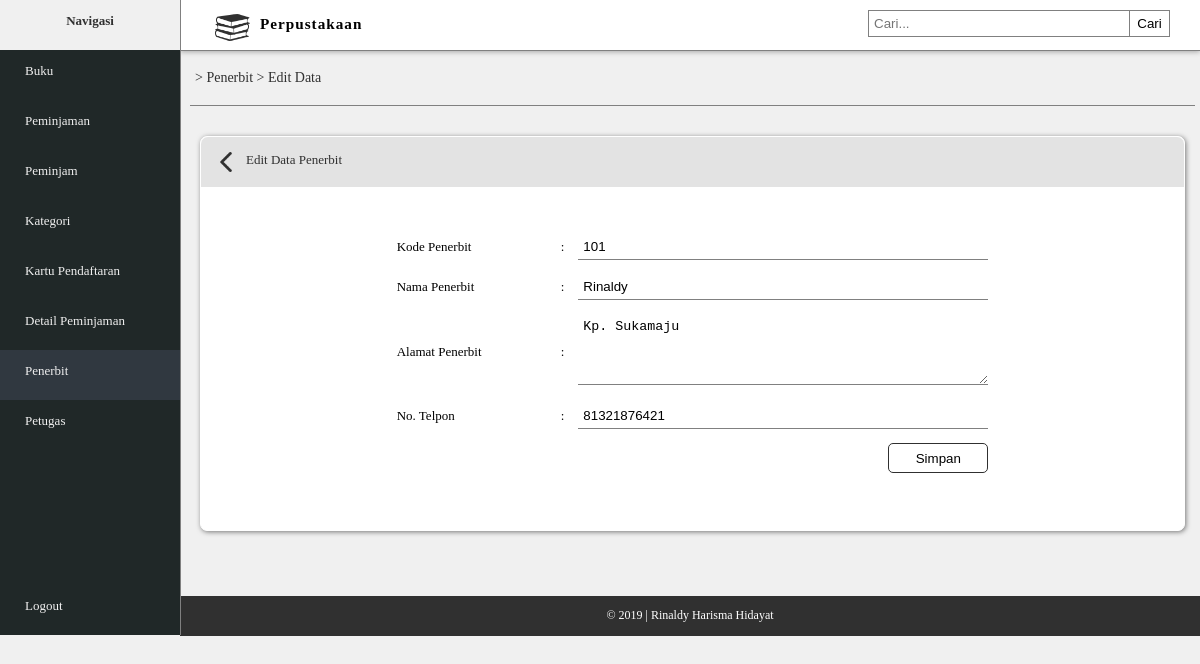
Screenshot of /edit_penerbit.php?edit=101 with the database file from the repository.
### tables this page shows
CREATE TABLE IF NOT EXISTS `penerbit` (
  `penerbit_kode` varchar(10) NOT NULL,
  `penerbit_nama` varchar(20) NOT NULL,
  `penerbit_alamat` varchar(50) NOT NULL,
  `penerbit_telp` bigint(20) NOT NULL
);

### edit_penerbit.php (the view, shortened to what this page needs)
<?php
	$id = $_GET['edit'];
	$query = mysql_query("SELECT * from penerbit where penerbit_kode = '$id'");
	$row = mysql_fetch_array($query);
?>
<!DOCTYPE html>
<html>
	<head>
		<link rel="stylesheet" type="text/css" href="style_rm.css">
	</head>
	<body>
		<div class="navigasi">
			<div class="nav">
				<b><p>Navigasi</p></b>
			</div>
			<div class="menu">
				<div class="menu-isi">
					<a href="index.php"><p>Buku</p></a>
					<a href="peminjaman.php"><p>Peminjaman</p></a>
					<a href="peminjam.php"><p>Peminjam</p></a>
					<a href="kategori.php"><p>Kategori</p></a>
					<a href="kartu_pendaftar.php"><p>Kartu Pendaftaran</p></a>
					<a href="detail_peminjaman.php"><p>Detail Peminjaman</p></a>
					<a href="penerbit.php" style="background-color: #303840"><p>Penerbit</p></a>
					<a href="petugas.php"><p>Petugas</p></a>
					<div class="logout">
						<a href="logout.php"><p>Logout</p></a>
					</div>
				</div>
			</div>
		</div>
		<div id="container-utama">
			<div class="head">
				<img src="img/buku.png">
				<h3>Perpustakaan</h3>
				<div class="cari">
					<div class="kolom">
						<input type="text" placeholder="Cari..." name="cari">
						<button type="submit">Cari</button>
					</div>
				</div>
			</div>
			<div class="content">
				<div class="alamat-link">
					<a href="penerbit.php"><p>> Penerbit </a>> Edit Data</p></a>
				</div>
				<div class="tabel">
					<div class="judul-tab">
						<a href="penerbit.php"><img src="img/left-arrow.png"></a>
						<p>Edit Data Penerbit</p>
					</div>
					<div class="form">
						<div class="isi-form">
							<form method="POST" action="proses_edit_penerbit.php">
								<table border="0" cellspacing="0" cellpadding="7" align="center">
									<tr>
										<td width="150px">Kode Penerbit</td>
										<td>:</td>
										<td><input type="text" name="kd_penerbit" value="<?php echo $row['penerbit_kode']?>" placeholder="Kode Penerbit" required/></td>
									</tr>
									<tr>
										<td>Nama Penerbit</td>
										<td>:</td>
										<td><input type="text" name="nama_penerbit" value="<?php echo $row['penerbit_nama']?>" placeholder="Nama Penerbit" required/></td>
									</tr>
									<tr>
										<td>Alamat Penerbit</td>
										<td>:</td>
										<td><textarea name="alamat_penerbit" placeholder="Alamat Penerbit" required><?php echo $row['penerbit_alamat']?></textarea></td>
									</tr>
									<tr>
										<td>No. Telpon</td>
										<td>:</td>
										<td><input type="number" name="telp" value="<?php echo $row['penerbit_telp']?>" placeholder="No. Telpon" required/></td>
									</tr>
									<tr>
										<td colspan="3" align="right"><a href="#"><input type="submit" name="simpan" value="Simpan"></a></td>
									</tr>
								</table>
							</form>
						</div>
					</div>
				</div>
				<div class="footer">
					<div class="foot">
						<p>&copy; 2019 | Rinaldy Harisma Hidayat</p>
					</div>
				</div>
			</div>
		</div>
	</body>
</html>

### style_rm.css (style rules this page uses)
body { margin: 0; font-family: Malgun Gothic Regular; background-color: #f0f0f0; font-size: 13px; }
.navigasi { height: 635px; float: left; width: 15%; background-color: #202828; z-index: 1000; position: relative; left: 0; position: fixed; border-right: 1px solid #808080; }
.nav { background-color: #f0f0f0; height: 50px; float: left; width: 100%; }
.nav p { color: #303030; text-align: center; }
.menu { margin-left: 0px; }
.menu-isi p { margin-left: 25px; }
.menu-isi a { color: #f0f0f0; text-decoration: none; float: left; width: 100%; height: 50px; transition: 0.2s; margin-left: 0px; margin-right: 0px; }
.head { float: left; width: 85%; border-bottom: 1px solid #808080; height: 50px; background-color: white; top: 0; position: fixed; z-index: 999; margin-left: 15%; box-shadow: 0px 1px 5px 0px rgba(0,0,0,0.3); }
.head img { width: 35px; float: left; padding: 10px; margin-left: 25px; }
.head h3 { margin-top: 15px; letter-spacing: 1px; float: left; }
.cari { float: right; margin: 10px; }
.kolom input[type="text"] { padding: 5px; border: 1px solid #808080; width: 250px; float: left; }
.kolom button { float: right; padding: 5px; width: 40px; cursor: pointer; margin-right: 20px; border: 1px solid #808080; background: none; transition: 0.3s; border-left: none; }
.logout a { margin-top: 135px; }
.content { float: left; margin-top: 51px; width: 85%; height: wrap-content; margin-left: 15%; }
.alamat-link { padding: 5px; margin-left: 10px; margin-right: 5px; border-bottom: 1px solid #808080; font-size: 14px; color: #303030; }
.alamat-link a { text-decoration: none; color: #303030; }
.tabel { background-color: white; margin-left: 20px; margin-right: 15px; margin-top: 30px; margin-bottom: 30px; border-radius: 7px; box-shadow: 1px 1px 5px 0px rgba(0,0,0,0.5); font-size: 13px; border: 1px solid white; }
.judul-tab { background-color: #e3e3e3; height: 40px; margin-top: 0px; border-top-left-radius: 7px; border-top-right-radius: 7px; padding: 5px; color: #303030; }
.judul-tab p { margin: 10px; }
.judul-tab img { width: 20px; float: left; margin: 10px; }
table { margin-top: 40px; margin-bottom: 50px; }
.isi-form input { padding: 5px; width: 400px; border: none; border-bottom: 1px solid #808080; }
.isi-form textarea { width: 400px; padding: 5px; height: 60px; border: none; border-bottom: 1px solid #808080; }
.isi-form input[type="submit"] { width: 100px; height: 30px; background: none; border: 1px solid #303030; border-radius: 5px; transition: 0.3s; cursor: pointer; }
.footer { height: 40px; background-color: #303030; float: left; width: 100%; margin-top: 35px; }
.foot p { text-align: center; color: white; font-size: 12px; }

### rows the page displays
penerbit: kd_penerbit "101", nama_penerbit "Rinaldy", alamat_penerbit "Kp. Sukamaju", telp "81321876421"
